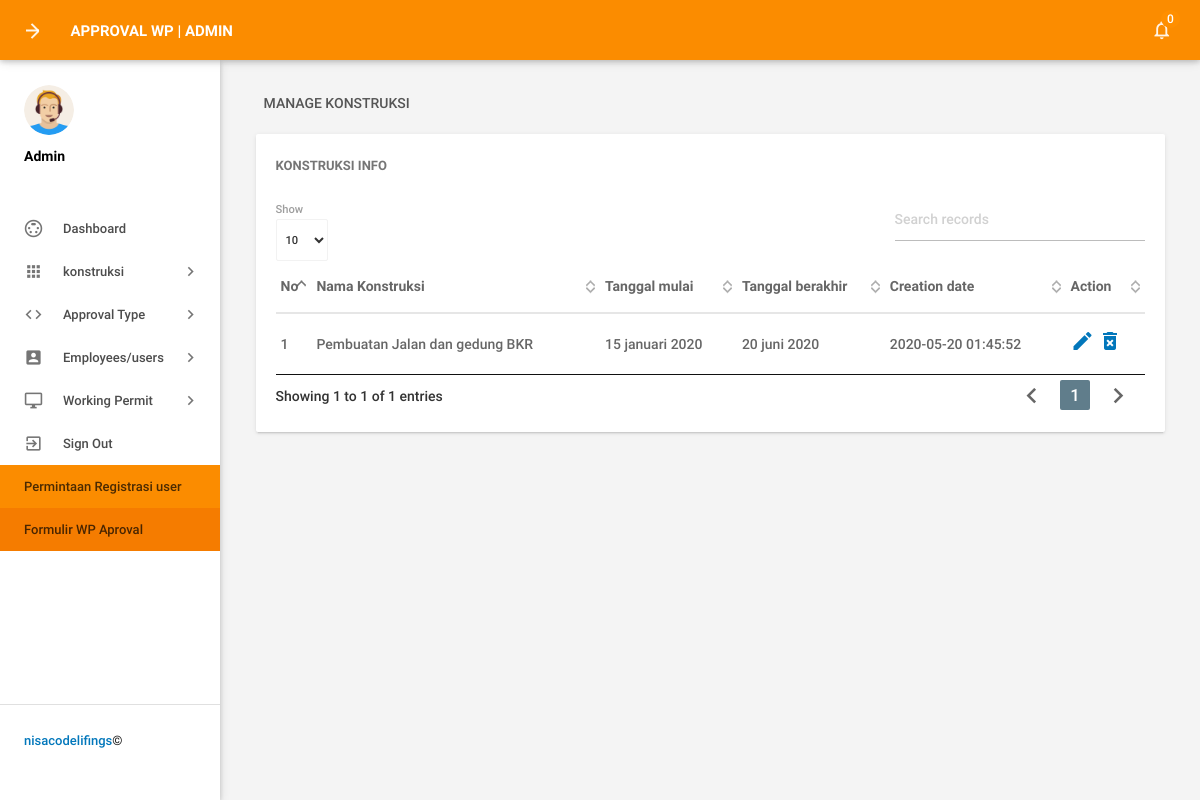
Screenshot of /admin/managedepartments.php (signed in) with the database file from the repository.
### tables this page shows
CREATE TABLE `tbldepartments` (
  `id` int(11) NOT NULL,
  `DepartmentName` varchar(150) DEFAULT NULL,
  `DepartmentShortName` varchar(100) NOT NULL,
  `DepartmentCode` varchar(50) DEFAULT NULL,
  `CreationDate` timestamp NULL DEFAULT current_timestamp()
);

### admin/managedepartments.php (the view, shortened to what this page needs)
<?php
include('includes/config.php');
if(strlen($_SESSION['alogin'])==0)
    {
header('location:index.php');
}
else{
    ?>
<!DOCTYPE html>
<html lang="en">
    <head>
        <link type="text/css" rel="stylesheet" href="../assets/plugins/materialize/css/materialize.min.css"/>
        <link href="../assets/plugins/material-preloader/css/materialPreloader.min.css" rel="stylesheet">
        <link href="../assets/plugins/datatables/css/jquery.dataTables.min.css" rel="stylesheet">
        <link href="../assets/css/alpha.min.css" rel="stylesheet" type="text/css"/>
        <link href="../assets/css/custom.css" rel="stylesheet" type="text/css"/>
    </head>
    <body>
       <?php include('includes/header.php');?>
       <?php include('includes/sidebar.php');?>
            <main class="mn-inner">
                <div class="row">
                    <div class="col s12">
                        <div class="page-title">Manage Konstruksi</div>
                    </div>
                    <div class="col s12 m12 l12">
                        <div class="card">
                            <div class="card-content">
                                <span class="card-title">Konstruksi Info</span>
                                <table id="example" class="display responsive-table ">
                                    <thead>
                                        <tr>
                                            <th>No</th>
                                            <th>Nama Konstruksi</th>
                                            <th>Tanggal mulai</th>
                                            <th>Tanggal berakhir</th>
                                            <th>Creation date</th>
                                            <th>Action</th>
                                        </tr>
                                    </thead>
                                    <tbody>
<?php $sql = "SELECT * from tbldepartments";
$query = $dbh -> prepare($sql);
$query->execute();
$results=$query->fetchAll(PDO::FETCH_OBJ);
$cnt=1;
if($query->rowCount() > 0)
{
foreach($results as $result)
{               ?>
                                        <tr>
                                            <td> <?php echo htmlentities($cnt);?></td>
                                            <td><?php echo htmlentities($result->DepartmentName);?></td>
                                            <td><?php echo htmlentities($result->DepartmentShortName);?></td>
                                            <td><?php echo htmlentities($result->DepartmentCode);?></td>
                                            <td><?php echo htmlentities($result->CreationDate);?></td>
                                            <td><a href="editdepartment.php?deptid=<?php echo htmlentities($result->id);?>"><i class="material-icons">mode_edit</i></a><a href="managedepartments.php?del=<?php echo htmlentities($result->id);?>" onclick="return confirm('Do you want to delete');"> <i class="material-icons">delete_forever</i></a></td>
                                        </tr>
                                         <?php $cnt++;} }?>
                                    </tbody>
                                </table>
                            </div>
                        </div>
                    </div>
                </div>
            </main>
        </div>
        <div class="left-sidebar-hover"></div>
    </body>
</html>
<?php } ?>

### rows the page displays
tbldepartments: DepartmentName "Pembuatan Jalan dan gedung BKR", DepartmentShortName "15 januari 2020", DepartmentCode "20 juni 2020", CreationDate "2020-05-20 01:45:52"

### other values shown
$unreadcount "0"
